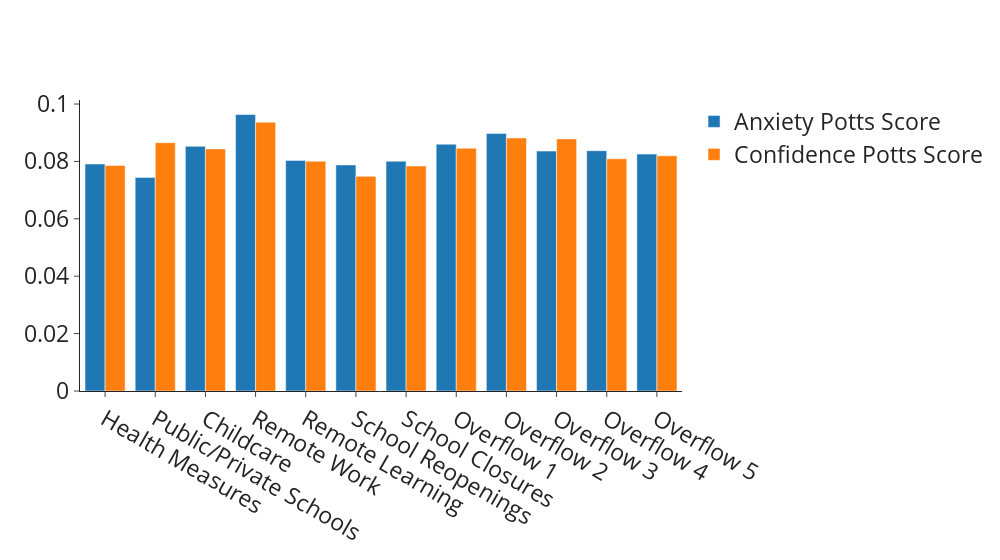

Notebook cell for this chart:
### Code cell
fig = go.Figure(data=[go.Bar(name='Anxiety Potts Score', x=cluster_scores["cluster_name"], y=cluster_scores["anxiety_score"]),
                      go.Bar(name='Confidence Potts Score', x=cluster_scores["cluster_name"], y=cluster_scores["confidence_score"]),
                     ])
# Change the bar mode
fig.update_layout(barmode='group',**vis_args)
# fp = "../visualizations/sentiment_analysis/anxiety_confidence-topic"
# with open(f"{fp}.pdf", "wb") as f:
#     f.write(scope.transform(fig, format="pdf"))
fig.show()

### Figure 1 — Plotly figure (JSON) as saved in the notebook; plotly's stock layout.template omitted (floating-point values rounded to 4 significant figures)
{"data": [{"name": "Anxiety Potts Score", "type": "bar", "x": ["Health Measures", "Public/Private Schools", "Childcare", "Remote Work", "Remote Learning", "School Reopenings", "School Closures", "Overflow 1", "Overflow 2", "Overflow 3", "Overflow 4", "Overflow 5"], "y": [0.0791, 0.07443, 0.08525, 0.09633, 0.08036, 0.07879, 0.08008, 0.08601, 0.08976, 0.0836, 0.08374, 0.08255]}, {"name": "Confidence Potts Score", "type": "bar", "x": ["Health Measures", "Public/Private Schools", "Childcare", "Remote Work", "Remote Learning", "School Reopenings", "School Closures", "Overflow 1", "Overflow 2", "Overflow 3", "Overflow 4", "Overflow 5"], "y": [0.07861, 0.08652, 0.08435, 0.09367, 0.08008, 0.0748, 0.07842, 0.0846, 0.08819, 0.08785, 0.08092, 0.08197]}], "layout": {"barmode": "group", "font": {"size": 23}, "width": 1000}}
